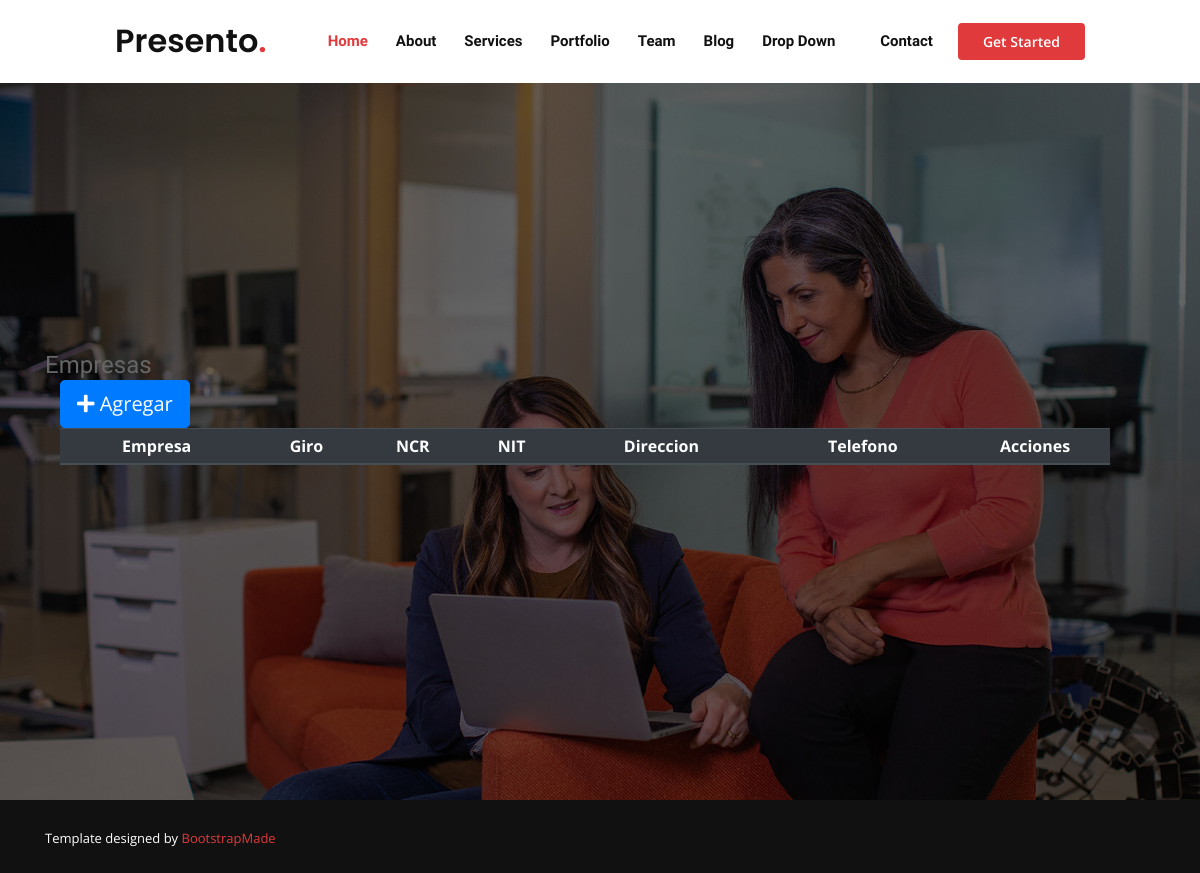
Before: /Empresa/mostrar with the older database file.
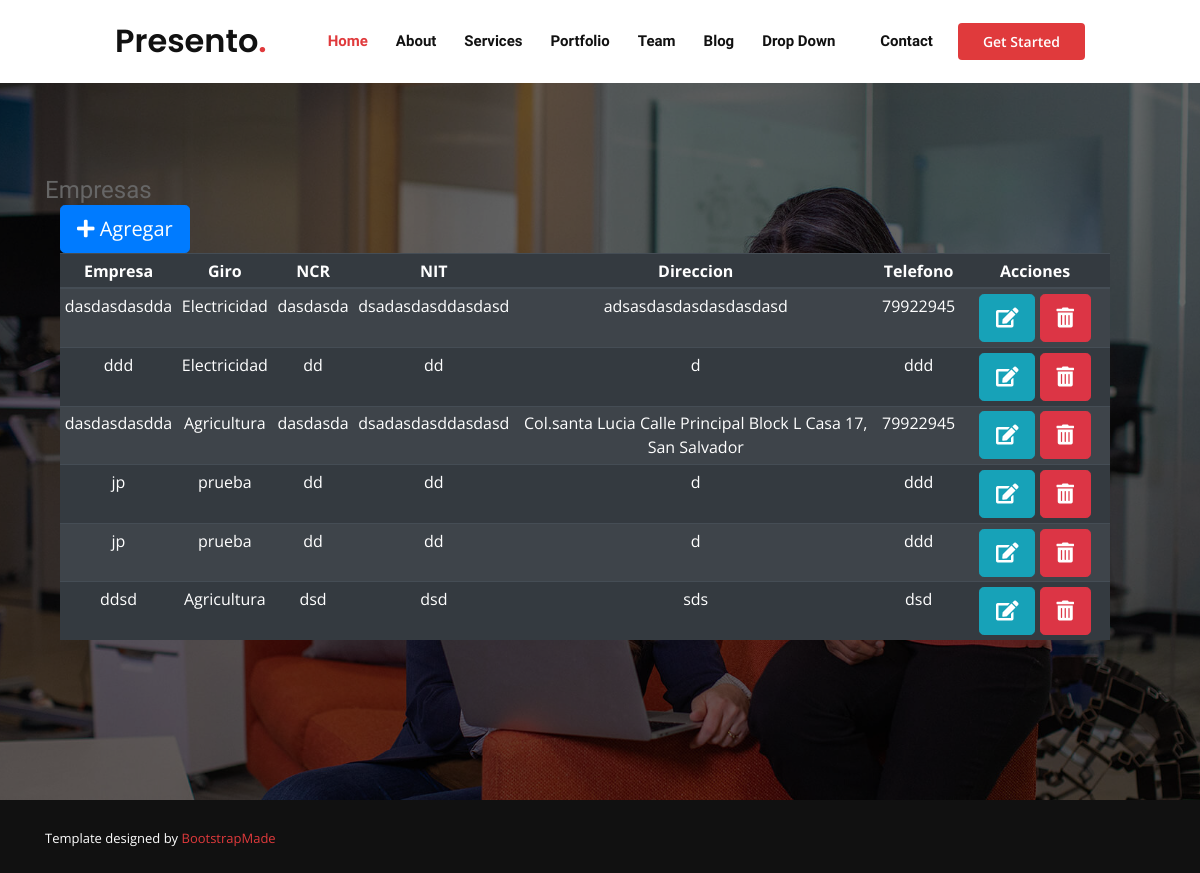
After: the same page with the newer database file.
### Empresa/models.py (models this page shows, shortened)
class Empresa(models.Model):
    idEmpresa= models.AutoField(primary_key=True)
    idGiro=models.ForeignKey(Giro, on_delete= models.CASCADE,)
    rasonsocial =models.CharField(max_length= 50)
    telefono = models.CharField(max_length = 9)
    nrc= models.CharField(max_length =8)
    nit= models.CharField(max_length = 17)
    direccion= models.CharField(max_length = 100)

### giros/models.py (models this page shows)
class Giro(models.Model):
    SECTOR = (
        ('SP', 'Sector primario'),
        ('SS', 'Sector secundario'),
        ('ST', 'Sector terciario'),
    )
    idGiro = models.PositiveIntegerField(primary_key=True, validators=[MinValueValidator(1), MaxValueValidator(99)])
    nombreGiro = models.CharField(max_length=100)
    sector = models.CharField(choices=SECTOR, max_length=2)
    def __str__(self):
        return  self.nombreGiro

### Empresa/views.py (the view)
# urls.py: path('mostrar',mostrar_Empresa.as_view(), name='mostrar'),
class mostrar_Empresa(ListView):
    model=Empresa
    template_name = 'Empresa/administrador_Empresas.html'

### templates/Empresa/administrador_Empresas.html (shortened to what this page needs)
{% extends 'Base/base.html' %}
{% block content %}
  <div class="container-fluid">
   <div class="container">
     <h2>Empresas</h2>
    <div class="col-sm">
      <div class="row container">
        <a class="btn btn-primary btn-lg" href="{% url 'Empresa:crear' %}"><i class="fas fa-plus"></i> Agregar</a>
        </div>
        <div class="row container text-center">
          <table class="table table-striped table-dark table-sm">
            <thead class="table-dark">
              <tr>
                <th scope="col" align="center">Empresa</th>
                <th scope="col">Giro</th>
                <th scope="col">NCR</th>
                <th scope="col">NIT</th>
                <th scope="col">Direccion</th>
                <th scope="col">Telefono</th>
                <th scope="col" width="150px">Acciones</th>
              </tr>
            </thead>
            <tbody>
              {% for row in object_list%}
              <tr>
                <td>{{row.rasonsocial}}</td>
                <td>{{ row.idGiro}}</td>
                <td>{{ row.nrc}}</td>
                <td>{{ row.nit}}</td>
                <td>{{ row.direccion}}</td>
                <td>{{ row.telefono}}</td>
                <td>
                  <a href="" class="btn-info btn btn-lg">
                    <i class="fas fa-edit"></i>
                  </a>
                  <button class="btn-danger btn btn-lg" data-toggle='modal' data-target='#deleteModal' data-pk='{{ row.pk }}'>
                    <i class="fas fa-trash-alt"></i>
                  </button>
                </td>
              </tr>
              {% endfor %}
            </tbody>
          </table>
        </div>
      </div>
    </div>
  </div>
  {% endblock %}

Changed rows visible on the page:
added Empresa: rasonsocial "dasdasdasdda", idGiro "Electricidad", nrc "dasdasda", nit "dsadasdasddasdasd", direccion "adsasdasdasdasdasdasd", telefono "79922945"
added Empresa: rasonsocial "ddd", idGiro "Electricidad", nrc "dd", nit "dd", direccion "d", telefono "ddd"
added Empresa: rasonsocial "dasdasdasdda", idGiro "Agricultura", nrc "dasdasda", nit "dsadasdasddasdasd", direccion "Col.santa Lucia Calle Principal Block L Casa 17, San Salvador", telefono "79922945"
added Empresa: rasonsocial "jp", idGiro "prueba", nrc "dd", nit "dd", direccion "d", telefono "ddd"
added Empresa: rasonsocial "jp", idGiro "prueba", nrc "dd", nit "dd", direccion "d", telefono "ddd"
added Empresa: rasonsocial "ddsd", idGiro "Agricultura", nrc "dsd", nit "dsd", direccion "sds", telefono "dsd"
